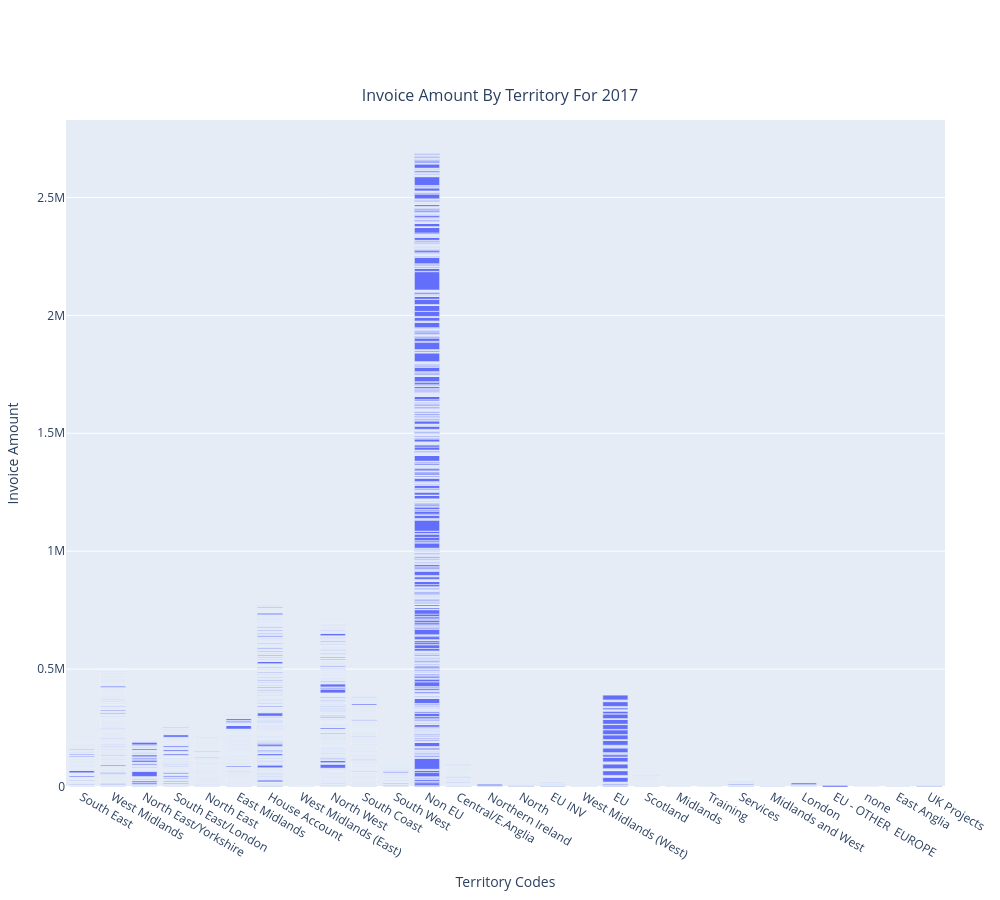

The code cell stored with this chart in its notebook:
### Markdown cell above
## Is There A Significant Difference In InvoiceAmt Between TerritoryCodes?

Hypothetical test, to check data has no anomalies in it, should be a correlation!

### Code cell
#show a plot comparing territorycodes and their invoice amounts for last year in dataset
dfSales_DataSet_Temp = dfSales_DataSet_Work.copy()

#filter by last year of data
dfSales_DataSet_Temp = dfSales_DataSet_Temp[dfSales_DataSet_Temp["Year"] == dfSales_DataSet_Temp["Year"].max()]

#use a bar plot as it looks cleaner
fig = px.bar(
    dfSales_DataSet_Temp,
    x="TerritoryCodes",
    y="InvoiceAmt",
    barmode="group",
    title=f"Invoice Amount By Territory For {dfSales_DataSet_Temp["Year"].max()}",
    labels={"InvoiceAmt": "Invoice Amount", "TerritoryCodes": "Territory Codes"}
)
#configure plot
fig.update_layout(
    xaxis_title="Territory Codes",
    yaxis_title="Invoice Amount",
    legend_title="Product Family",
    font=dict(size=12),
    title_font=dict(size=16),
    title_x=0.5,
    title_y=0.9,
    margin=dict(l=50, r=50, t=120, b=50),
    height=900,
    width=1000
)

fig.show()

### Figure 1 — Plotly figure (JSON) as saved in the notebook; plotly's stock layout.template omitted (floating-point values rounded to 4 significant figures; data arrays with more than 128 entries replaced by an {"elided": "..."} marker saying what was removed)
{"data": [{"alignmentgroup": "True", "hovertemplate": "Territory Codes=%{x}<br>Invoice Amount=%{y}<extra></extra>", "legendgroup": "", "marker": {"color": "#636efa", "pattern": {"shape": ""}}, "name": "", "offsetgroup": "", "orientation": "v", "showlegend": false, "textposition": "auto", "type": "bar", "x": {"elided": "24194 str values"}, "xaxis": "x", "y": {"elided": "24194 float values"}, "yaxis": "y"}], "layout": {"barmode": "group", "font": {"size": 12}, "height": 900, "legend": {"title": {"text": "Product Family"}, "tracegroupgap": 0}, "margin": {"b": 50, "l": 50, "r": 50, "t": 120}, "title": {"font": {"size": 16}, "text": "Invoice Amount By Territory For 2017", "x": 0.5, "y": 0.9}, "width": 1000, "xaxis": {"anchor": "y", "domain": [0, 1], "title": {"text": "Territory Codes"}}, "yaxis": {"anchor": "x", "domain": [0, 1], "title": {"text": "Invoice Amount"}}}}
